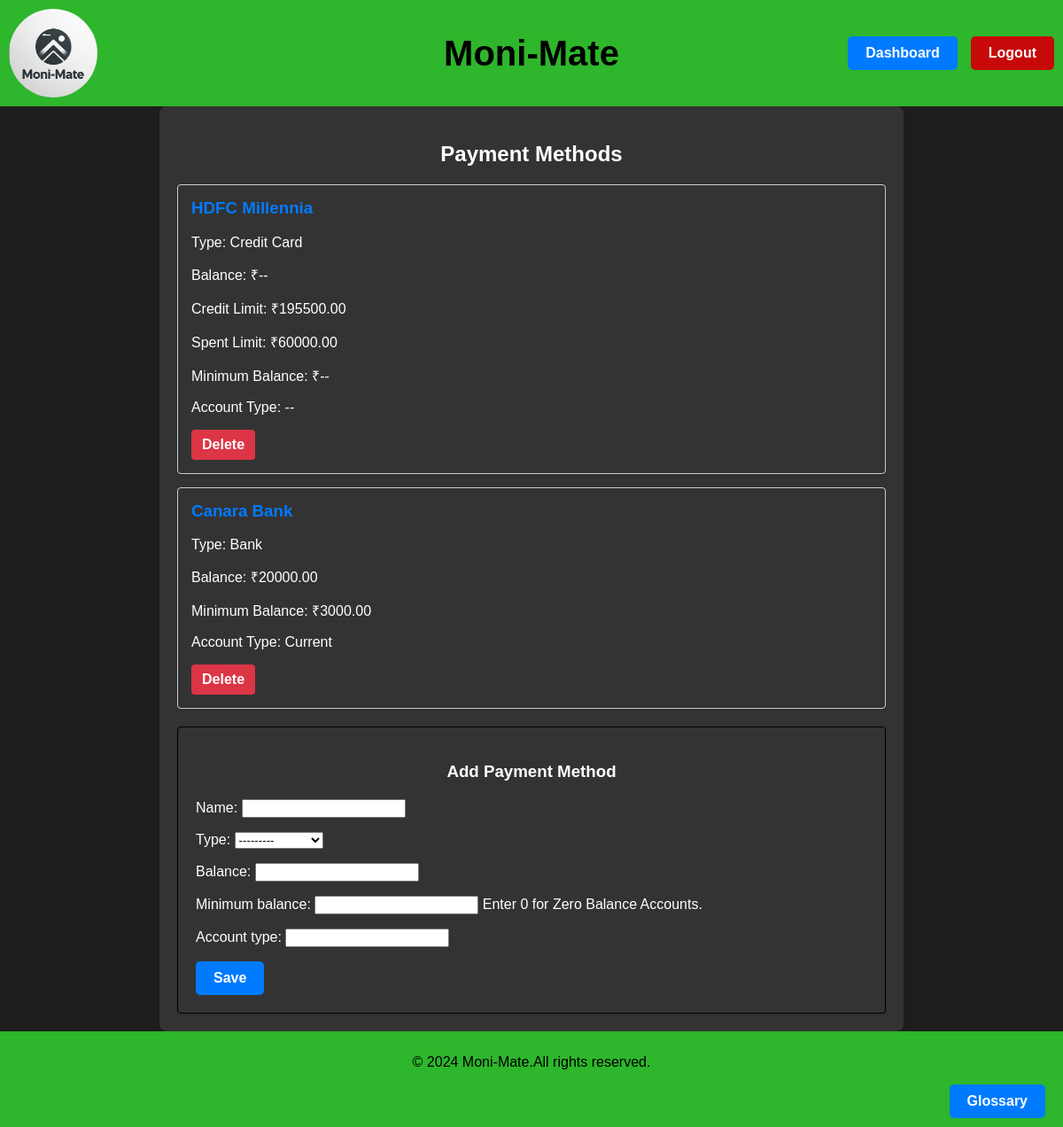
/payments/ (signed in), run on the app's committed database.
### expense/models.py (models this page shows, shortened)
class PaymentMethod(models.Model):
    name = models.CharField(max_length=255)
    type = models.CharField(max_length=20, choices=[
        ('bank','Bank'),
        ('credit_card', 'Credit Card'),
        ('digital_wallet', 'Digital Wallet'),
        ('cash','Cash'),
    ])
    user = models.ForeignKey(User, on_delete=models.CASCADE)
    balance = models.DecimalField(max_digits=10,decimal_places=2,null=True,blank=True)
    spent_limit = models.DecimalField(max_digits=10,decimal_places=2,null=True,blank=True) # credit card spent limit in amounts.
    original_credit_limit = models.DecimalField(max_digits=10, decimal_places=2, null=True, blank=True) # used to reset credit limit value to normal upon billing cycle completion.
    credit_limit = models.DecimalField(max_digits=10,decimal_places=2,null=True,blank=True) #for credit cards -enter total amount limit.
    minimum_balance = models.DecimalField(max_digits=10,decimal_places=2,null=True,blank=True,help_text="  Enter 0 for Zero Balance Accounts.") #for banks - default = 10%
    account_type = models.CharField(max_length=50,null=True,blank=True) #banks

### expense/views.py (the view)
# urls.py: path('payments/',views.payment_methods,name='payment_methods'),
@login_required
def payment_methods(request):
    payment_method = PaymentMethod.objects.filter(user=request.user)
    warnings = []
    for method in payment_method:
        if method.balance is not None and method.balance < method.minimum_balance:
            warnings.append(f'Balance for {method.name} is below minium required!')
        if method.type == 'Credit Card' and method.credit_limit is not None:
            spend_amount = method.original_credit_limit - method.credit_limit
            if spend_amount >= method.spent_limit:
                warnings.append(f'Amount spend for {method.name} has reached/crossed the safe limit!')
    if request.method == 'POST':
        form = PaymentMethodForm(request.POST)
        if form.is_valid():
            payment_method_form = form.save(commit=False)
            payment_method_form.user = request.user
            payment_method_form.save()
            return redirect('expense:payment_methods')
    else:
        form = PaymentMethodForm()
    context = {
        'payment_methods':payment_method,
        'warnings':warnings,
        'form':form,
    }
    return render(request,'expense/payment_methods.html', context)

### expense/forms.py (shortened to what this page needs)
class PaymentMethodForm(forms.ModelForm):
    spent_percent = forms.DecimalField(max_digits=10,decimal_places=2,required=False,help_text="Percentage of credit limit you want to set as the spent limit (e.g., 30 for 30%).")
    class Meta:
        model = PaymentMethod
        fields = ['name','type','balance','credit_limit','minimum_balance','account_type']
        widgets = {
            'type': forms.Select(attrs={'class':'form-control'}),
        }

### expense/templates/expense/payment_methods.html (shortened to what this page needs)
{% extends 'base.html' %}
{% block content %}
{% load static %}
<link rel="stylesheet" href="{% static 'expense/css/payment_methods.css' %}?v=1">
<div class="payment-methods">
    <h2>Payment Methods</h2>
    <div class="payment-method-list">
        {% for method in payment_methods %}
            <div class="payment-method">
                <h3>{{ method.name }}</h3>
                <p>Type: {{ method.get_type_display }}</p>
                <p>Balance: ₹{{ method.balance|default:"--" }}</p>
                {% if method.type == 'credit_card' %}
                    <p>Credit Limit: ₹{{ method.credit_limit }}</p>
                    <p>Spent Limit: ₹{{ method.spent_limit }}</p>
                {% endif %}
                <p>Minimum Balance: ₹{{ method.minimum_balance|default:"--" }}</p>
                <p>Account Type: {{ method.account_type|default:"--" }}</p>
                <form method="post" action="{% url 'expense:delete_payment_method' method.id %}" style="display: inline;">
                    <button type="submit" class="btn btn-danger">Delete</button>
                </form>
            </div>
        {% endfor %}
    </div>
    <div class="payment-method-form">
        <h3>Add Payment Method</h3>
        <form method="post">
            {{ form.as_p }}
            <button type="submit" class="btn">Save</button>
        </form>
    </div>
</div>
{% endblock %}

### static/css/style.css (style rules this page uses)
body { font-family: Arial, sans-serif; background-color: #1e1e1e; color: #ffffff; margin: 0; padding: 0; }
.btn { display: inline-block; padding: 10px 20px; font-size: 16px; font-weight: bold; text-decoration: none; color: #fff; background-color: #007bff; border: none; border-radius: 5px; transition: background-color 0.3s ease, transform 0.2s ease; }

### expense/static/expense/css/payment_methods.css (style rules this page uses)
.payment-methods { max-width: 800px; margin: 0 auto; padding: 20px; background-color: #333; border-radius: 8px; box-shadow: 0 0 10px rgba(0, 0, 0, 0.1); }
.payment-methods h2, .payment-method-form h3 { text-align: center; margin-bottom: 20px; }
.payment-method-list { display: flex; flex-direction: column; gap: 15px; margin-bottom: 20px; }
.payment-method { padding: 15px; background-color: #333; border: 1px solid #ccc; border-radius: 4px; box-shadow: 0 2px 4px rgba(0, 0, 0, 0.1); }
.payment-method h3 { margin-top: 0; color: #007bff; }
.payment-method-form { padding: 20px; background-color: #333; border: 1px solid #000; border-radius: 4px; box-shadow: 0 2px 4px rgba(0, 0, 0, 0.1); }

### expense/templates/expense/payment_methods.html (style rules this page uses)
.btn-danger { background-color: #dc3545; color: white; border: none; padding: 8px 12px; border-radius: 4px; cursor: pointer; }

### data on the page
PaymentMethod: name "HDFC Millennia", type "Credit Card", balance "--", credit_limit "195500.00", spent_limit "60000.00", minimum_balance "--", account_type "--"
PaymentMethod: name "Canara Bank", type "Bank", balance "20000.00", minimum_balance "3000.00", account_type "Current"
